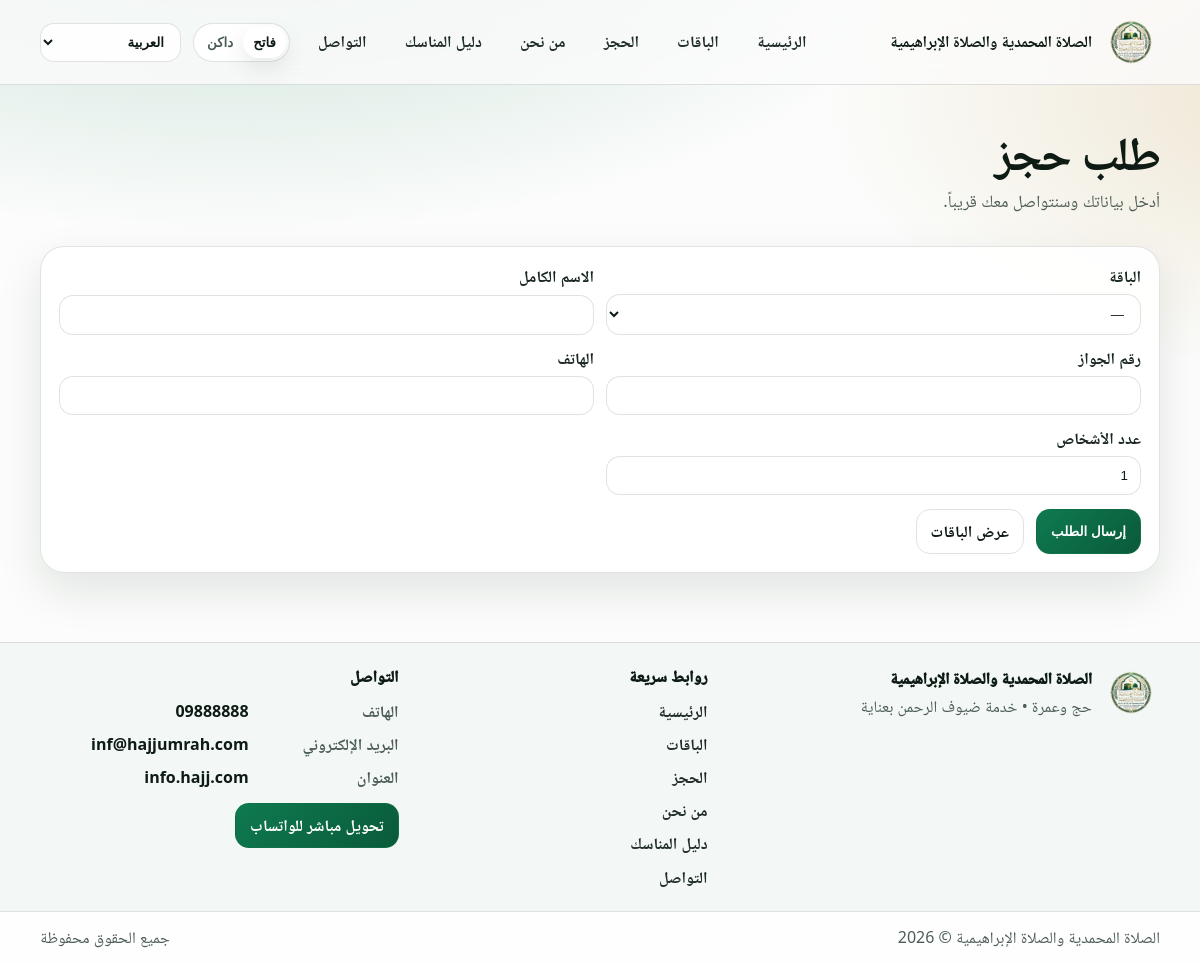
The page /booking on the database its author committed.
### app/models.py (models this page shows)
class SiteConfig(db.Model):
    __tablename__ = "site_config"
    id = db.Column(db.Integer, primary_key=True)
    logo_filename = db.Column(db.String(255), nullable=False, default="logo.svg")
    hero_bg_filename = db.Column(db.String(255), nullable=False, default="hero_default.svg")
    site_name_ar = db.Column(
        db.String(255),
        nullable=False,
        default="الصلاة المحمدية والصلاة الإبراهيمية",
    )
    site_name_en = db.Column(
        db.String(255),
        nullable=False,
        default="Al-Salat Al-Muhammadiya & Al-Salat Al-Ibrahimiya",
    )
    site_name_ku = db.Column(
        db.String(255),
        nullable=False,
        default="الصلاة المحمدية والصلاة الإبراهيمية",
    )
    updated_at = db.Column(
        db.DateTime, default=datetime.utcnow, onupdate=datetime.utcnow, nullable=False
    )

class SocialSetting(db.Model):
    __tablename__ = "social_settings"
    id = db.Column(db.Integer, primary_key=True)
    key = db.Column(db.String(60), unique=True, nullable=False)
    value = db.Column(db.String(600), nullable=False, default="")
    updated_at = db.Column(
        db.DateTime, default=datetime.utcnow, onupdate=datetime.utcnow, nullable=False
    )

### app/public_routes.py (the view)
@public_bp.get("/booking")
def booking():
    locale = get_locale()
    packages = Package.query.filter_by(is_active=True).order_by(Package.created_at.desc()).all()
    selected_slug = request.args.get("package")
    selected = None
    if selected_slug:
        selected = Package.query.filter_by(slug=selected_slug, is_active=True).first()
    return render_template(
        "booking.html",
        packages=packages,
        selected_package=selected,
        locale=locale,
        is_rtl=locale in RTL_LANGS,
    )

### app/i18n.py (called while the page is built)
def get_locale():
    lang = session.get("lang")
    if lang in current_app.config.get("SUPPORTED_LANGS", ()):
        return lang
    accept = request.accept_languages.best_match(current_app.config.get("SUPPORTED_LANGS"))
    return accept or current_app.config.get("DEFAULT_LANG", "ar")

def t(key: str) -> str:
    lang = getattr(g, "locale", current_app.config.get("DEFAULT_LANG", "ar"))
    return TRANSLATIONS.get(lang, {}).get(key) or TRANSLATIONS["en"].get(key) or key

def inject_i18n(app):
    @app.before_request
    def _set_locale():
        g.locale = get_locale()
        g.is_rtl = g.locale in RTL_LANGS
    @app.context_processor
    def _ctx():
        return {
            "t": t,
            "locale": getattr(g, "locale", app.config.get("DEFAULT_LANG", "ar")),
            "is_rtl": getattr(g, "is_rtl", True),
            "supported_langs": app.config.get("SUPPORTED_LANGS", ("ar", "en", "ku")),
            "rtl_langs": RTL_LANGS,
        }

### app/models.py (called while the page is built)
    def localized(self, lang: str):
        if lang == "en":
            return {"title": self.title_en, "description": self.description_en}
        if lang == "ku":
            return {"title": self.title_ku, "description": self.description_ku}
        return {"title": self.title_ar, "description": self.description_ar}

### app/templates/booking.html (shortened to what this page needs)
{% extends "base.html" %}
{% block content %}
  <section class="page-head">
    <div class="container">
      <h1 class="h1">{{ t('booking_title') }}</h1>
      <p class="lead">{{ t('booking_subtitle') }}</p>
    </div>
  </section>
  <section class="section">
    <div class="container">
      <div class="form-shell">
        <form id="bookingForm" class="form">
          <div class="form-grid">
            <div class="field">
              <label class="label" for="package">{{ t('form_package') }}</label>
              <select class="control" name="package" id="package" required>
                <option value="" disabled {% if not selected_package %}selected{% endif %}>—</option>
              </select>
            </div>
            <div class="field">
              <label class="label" for="full_name">{{ t('form_full_name') }}</label>
              <input class="control" type="text" id="full_name" name="full_name" autocomplete="name" required />
            </div>
            <div class="field">
              <label class="label" for="passport_number">{{ t('form_passport') }}</label>
              <input class="control" type="text" id="passport_number" name="passport_number" required />
            </div>
            <div class="field">
              <label class="label" for="phone">{{ t('form_phone') }}</label>
              <input class="control" type="tel" id="phone" name="phone" autocomplete="tel" required />
            </div>
            <div class="field">
              <label class="label" for="people_count">{{ t('form_people') }}</label>
              <input class="control" type="number" id="people_count" name="people_count" min="1" max="50" value="1" required />
            </div>
          </div>
          <div class="form-actions">
            <button class="btn btn-primary" type="submit">{{ t('form_submit') }}</button>
            <a class="btn btn-ghost" href="{{ url_for('public.packages') }}">{{ t('cta_view_packages') }}</a>
          </div>
        </form>
      </div>
    </div>
  </section>
{% endblock %}

### app/templates/base.html (shortened to what this page needs)
<!doctype html>
<html lang="{{ locale }}" dir="{{ 'rtl' if is_rtl else 'ltr' }}" data-theme="light">
  <head>
    <link rel="stylesheet" href="{{ url_for('static', filename='css/styles.css') }}" />
  </head>
  <body>
    <header class="site-header">
      <div class="container header-row">
        <a class="brand" href="{{ url_for('public.home') }}">
          <div class="brand-mark" aria-hidden="true">
            <img class="brand-logo" src="{{ url_for('static', filename='uploads/' + (current_logo_filename or 'logo.png')) }}" alt="Logo" />
          </div>
          <div class="brand-text">
            <div class="brand-title">{{ current_site_name }}</div>
          </div>
        </a>
        <nav id="siteNav" class="nav" aria-label="Primary">
          <a class="nav-link" href="{{ url_for('public.home') }}">{{ t('nav_home') }}</a>
          <a class="nav-link" href="{{ url_for('public.packages') }}">{{ t('nav_packages') }}</a>
          <a class="nav-link" href="{{ url_for('public.booking') }}">{{ t('nav_booking') }}</a>
          <a class="nav-link" href="{{ url_for('public.about') }}">{{ t('nav_about') }}</a>
          <a class="nav-link" href="{{ url_for('public.guide') }}">{{ t('nav_guide') }}</a>
          <a class="nav-link" href="{{ url_for('public.contact') }}">{{ t('nav_contact') }}</a>
        </nav>
        <div class="header-actions">
          <div class="segmented theme-segmented" role="group" aria-label="Theme">
            <button class="segmented-btn" type="button" data-theme-btn="light">{{ t('theme_light') }}</button>
            <button class="segmented-btn" type="button" data-theme-btn="dark">{{ t('theme_dark') }}</button>
          </div>
          <label class="select lang-desktop">
            <select id="langSelect" class="select-control">
              <option value="ar" {% if locale == 'ar' %}selected{% endif %}>{{ t('lang_ar') }}</option>
            </select>
          </label>
        </div>
      </div>
    </header>
    <main>
      {% block content %}{% endblock %}
    </main>
    <footer class="site-footer">
      <div class="container footer-grid">
        <div class="footer-brand">
          <div class="footer-brand-row">
            <div class="footer-mark" aria-hidden="true">
              <img class="footer-logo" src="{{ url_for('static', filename='uploads/' + (current_logo_filename or 'logo.png')) }}" alt="Logo" />
            </div>
            <div>
              <div class="footer-title">{{ current_site_name }}</div>
              <div class="footer-tagline">{{ t('footer_tagline') }}</div>
            </div>
          </div>
        </div>
        <div class="footer-col">
          <div class="footer-head">{{ t('footer_quick_links') }}</div>
          <div class="footer-links">
            <a class="footer-link" href="{{ url_for('public.home') }}">{{ t('nav_home') }}</a>
            <a class="footer-link" href="{{ url_for('public.packages') }}">{{ t('nav_packages') }}</a>
            <a class="footer-link" href="{{ url_for('public.booking') }}">{{ t('nav_booking') }}</a>
            <a class="footer-link" href="{{ url_for('public.about') }}">{{ t('nav_about') }}</a>
            <a class="footer-link" href="{{ url_for('public.guide') }}">{{ t('nav_guide') }}</a>
            <a class="footer-link" href="{{ url_for('public.contact') }}">{{ t('nav_contact') }}</a>
          </div>
        </div>
        <div class="footer-col">
          <div class="footer-head">{{ t('footer_contact') }}</div>
          <div class="footer-meta">
            {% if company_contact.phone %}
              <div class="footer-meta-row">
                <div class="footer-meta-label">{{ t('footer_phone') }}</div>
                <a class="footer-meta-value" href="tel:{{ company_contact.phone }}">{{ company_contact.phone }}</a>
              </div>
            {% endif %}
            {% if company_contact.email %}
              <div class="footer-meta-row">
                <div class="footer-meta-label">{{ t('footer_email') }}</div>
                <a class="footer-meta-value" href="mailto:{{ company_contact.email }}">{{ company_contact.email }}</a>
              </div>
            {% endif %}
            {% if company_contact.address %}
              <div class="footer-meta-row">
                <div class="footer-meta-label">{{ t('footer_address') }}</div>
                <div class="footer-meta-value">{{ company_contact.address }}</div>
              </div>
            {% endif %}
          </div>
          <div class="footer-actions">
            {% if whatsapp_support_url %}
              <a class="btn btn-primary footer-whatsapp" href="{{ whatsapp_support_url }}" target="_blank" rel="noopener">{{ t('direct_whatsapp_button') }}</a>
            {% endif %}
          </div>
        </div>
      </div>
      <div class="footer-bottom">
        <div class="container footer-bottom-row">
          <div class="muted">{{ current_site_name }} © {{ current_year }}</div>
          <div class="muted">{{ t('footer_rights') }}</div>
        </div>
      </div>
    </footer>
  </body>
</html>

### rows shown on the page
SiteConfig: logo_filename (picture), site_name_ar "الصلاة المحمدية والصلاة الإبراهيمية"
SocialSetting: phone "09888888"
SocialSetting: email "inf@hajjumrah.com"
SocialSetting: address "info.hajj.com"

### other values the page prints
{{ t('nav_home') }} "الرئيسية"
{{ t('nav_packages') }} "الباقات"
{{ t('nav_booking') }} "الحجز"
{{ t('nav_about') }} "من نحن"
{{ t('nav_guide') }} "دليل المناسك"
{{ t('nav_contact') }} "التواصل"
{{ t('theme_light') }} "فاتح"
{{ t('theme_dark') }} "داكن"
{{ t('booking_title') }} "طلب حجز"
{{ t('booking_subtitle') }} "أدخل بياناتك وسنتواصل معك قريباً."
{{ t('form_package') }} "الباقة"
{{ t('form_full_name') }} "الاسم الكامل"
{{ t('form_passport') }} "رقم الجواز"
{{ t('form_phone') }} "الهاتف"
{{ t('form_people') }} "عدد الأشخاص"
